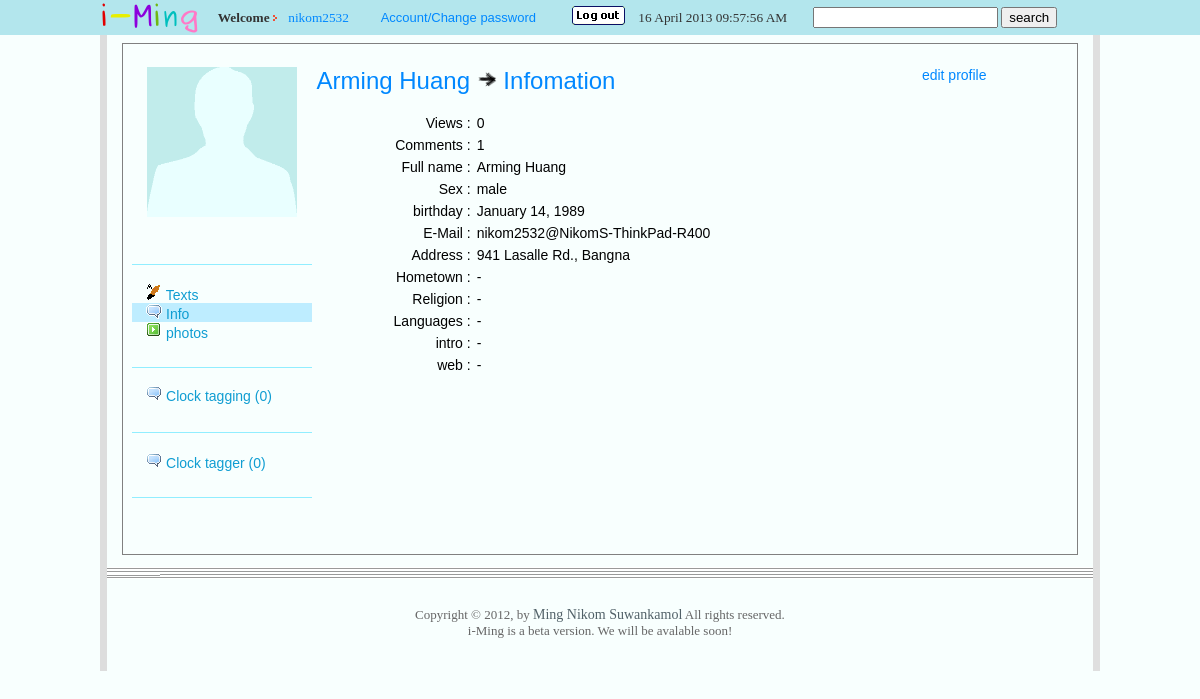
Page /main/my_info/index.php (signed in) on the committed database.
### tables this page shows
CREATE TABLE IF NOT EXISTS `social_iMing_customer_v3` (
  `userID` int(15) NOT NULL AUTO_INCREMENT,
  `username` varchar(20) NOT NULL,
  `password` varchar(100) NOT NULL,
  `name` varchar(100) NOT NULL,
  `sex` char(1) NOT NULL,
  `birthday` date NOT NULL,
  `email` varchar(150) NOT NULL,
  `address` text NOT NULL,
  `regis_date` datetime NOT NULL,
  `regis_ip` varchar(50) NOT NULL,
  `last_login` datetime NOT NULL,
  `enable` char(1) NOT NULL,
  `admin` char(1) NOT NULL,
  PRIMARY KEY (`userID`),
  UNIQUE KEY `email` (`email`),
  UNIQUE KEY `username` (`username`)
);

CREATE TABLE IF NOT EXISTS `social_iMing_customer_counts` (
  `id` int(255) NOT NULL AUTO_INCREMENT,
  `username` varchar(50) NOT NULL,
  `views` int(20) NOT NULL,
  `views_last_time` timestamp NOT NULL DEFAULT CURRENT_TIMESTAMP,
  `comments` int(11) NOT NULL,
  PRIMARY KEY (`username`),
  KEY `id` (`id`)
);

CREATE TABLE IF NOT EXISTS `social_iMing_customer_info` (
  `id` int(255) NOT NULL AUTO_INCREMENT,
  `username` varchar(50) NOT NULL,
  `profile_picture_id` int(200) NOT NULL,
  `Hometown` varchar(100) NOT NULL,
  `Religion` varchar(50) NOT NULL,
  `Languages` varchar(50) NOT NULL,
  `intro` longtext NOT NULL,
  `web` varchar(300) NOT NULL,
  PRIMARY KEY (`username`),
  KEY `id` (`id`)
);

### src/main/my_info/index.php (the view, shortened to what this page needs)
<?
$rootpath ="../../";
	$friend = $_GET["friend"];
	include($rootpath."include/index_head.php");
	if($_SESSION[su]!="")
	{
?>
<font size="3" color="#000000">
<br>
<div class="bodytext">
<table border="0" width="100%" align="center" VALIGN="top" cellpadding="0" cellspacing="0">
  <tr>
	<td align="center" VALIGN="top" width="20%">
		<?php
			if($friend != ""){
				$own_body = $friend;
			}
			else $own_body = $_SESSION[su];
			include($rootpath."include/body_Left_slide.php");
		?>
	</td>
	<td align="left" VALIGN="top" width="55%">
		<font size="5" color="#000000">
          <?php
            $SQL="SELECT * FROM social_iMing_customer_v3 where username='$own_body'";
            $result=mysql_query($SQL);
            while($rs=mysql_fetch_array($result)) {
				if($friend != "")
					echo "<a href=\"".$rootpath."main/text/?friend=".$rs[username]."\">".$rs[name]."</a>";
				else
					echo "<a href=\"".$rootpath."main/text/\">".$rs[name]."</a>";
			}
          ?>
			<img width="20" height="20" src="<?php echo $rootpath; ?>images/arr3.png">
			<?php if($friend != "") { ?>
				<a href="<?=$rootpath?>main/my_info/?friend=<?=$friend?>">Infomation</a>
			<?php }else{ ?>
				<a href="<?=$rootpath?>main/my_info/">Infomation</a>
			<?php } ?>
          <br />
		</font>
		<br />
		<table border="0" width="100%" align="center" VALIGN="top" cellpadding="2" cellspacing="2">
		  <tr>
			<td align="right" VALIGN="top" width="30%">
				Views :
			</td>
			<td align="left" VALIGN="top" width="70%">
				<?php
					$SQL="SELECT * FROM social_iMing_customer_counts where username='$own_body'";
					$result=mysql_query($SQL);
					while($rs=mysql_fetch_array($result)) {
						echo $rs[views];
					}
				?>
			</td>
		  </tr>
		  <tr>
			<td align="right" VALIGN="top" width="30%">
				Comments :
			</td>
			<td align="left" VALIGN="top" width="70%">
			  <?php
				  $view_count = 0;
				  $SQL_comment = "select * from social_iMing_comment where username='$own_body' ORDER BY `post_time` DESC";
				  $result_comm = mysql_query($SQL_comment);
				  while($rs_comm = mysql_fetch_array($result_comm))
				  {
					$view_count++;
				  }
				  echo $view_count;
			  ?>
			</td>
		  </tr>
		  <tr>
			<td align="right" VALIGN="top" width="30%">
			  <?php
			    $SQL="SELECT * FROM social_iMing_customer_v3 where username='$own_body'";
			    $result=mysql_query($SQL);
			    while($rs=mysql_fetch_array($result)) {
			  ?>
			  Full name :
			</td>
			<td align="left" VALIGN="top" width="70%">
			  <?php
			      echo $rs[name];
			  ?>
			</td>
		  </tr>
		  <tr>
			<td align="right" VALIGN="top" width="30%">
			  Sex :
			</td>
			<td align="left" VALIGN="top" width="70%">
			  <?php
			      if($rs[sex] == 'm')
			        echo "male";
			      else if($rs == 'f')
			        echo "male";
			      else{ echo "unknown"; }
			  ?>
			</td>
		  </tr>
		  <tr>
			<td align="right" VALIGN="top" width="30%">
			  birthday :
			</td>
			<td align="left" VALIGN="top" width="70%">
			  <?php
				  echo date('F d, Y', strtotime($rs[birthday]));
			  ?>
			</td>
		  </tr>
		  <tr>
			<td align="right" VALIGN="top" width="30%">
			  E-Mail :
			</td>
			<td align="left" VALIGN="top" width="70%">
			  <?php
			      echo $rs[email];
			  ?>
			</td>
		  </tr>
		  <tr>
			<td align="right" VALIGN="top" width="30%">
			  Address :
			</td>
			<td align="left" VALIGN="top" width="70%">
			  <?php
			      echo $rs[address];
				}
			  ?>
			</td>
		  </tr>
		  <tr>
			<td align="right" VALIGN="top" width="30%">
				Hometown :
			</td>
			<td align="left" VALIGN="top" width="70%">
			  <?php
			    $sql="SELECT * FROM social_iMing_customer_info where username='$own_body'";
			    $result=mysql_query($sql);
			    while($rs=mysql_fetch_array($result)) {
					if($rs[Hometown] != "")
						echo $rs[Hometown];
					else{ echo "-"; }
			  ?>
			</td>
		  </tr>
		  <tr>
			<td align="right" VALIGN="top" width="30%">
				Religion :
			</td>
			<td align="left" VALIGN="top" width="70%">
			  <?php
					if($rs[Religion] != "")
						echo $rs[Religion];
					else{ echo "-"; }
			  ?>
			</td>
		  </tr>
		  <tr>
			<td align="right" VALIGN="top" width="30%">
				Languages :
			</td>
			<td align="left" VALIGN="top" width="70%">
			  <?php
					if($rs[Languages] != "")
						echo $rs[Languages];
					else{ echo "-"; }
			  ?>
			</td>
		  </tr>
		  <tr>
			<td align="right" VALIGN="top" width="30%">
				intro :
			</td>
			<td align="left" VALIGN="top" width="70%">
			  <?php
					if($rs[intro] != "")
						for($ii=0;$ii<strlen($rs[intro]);$ii=$ii+55){
							echo substr($rs[intro],$ii,60)."<br>";
						}
					else{ echo "-"; }
			  ?>
			</td>
		  </tr>
		  <tr>
			<td align="right" VALIGN="top" width="30%">
				web :
			</td>
			<td align="left" VALIGN="top" width="70%">
			  <?php
					if($rs[web] != "")
						echo "<a href=\"".$rs[web]."\" target=\"_blank\">".$rs[web]."</a>";
					else{ echo "-"; }
				}
			  ?>
			</td>
		  </tr>
		</table>
	</td>
	<td align="center" VALIGN="top" width="25%">
		<a href="<?=$rootpath?>main/my_info/editprofile.php?edit=info">edit profile</a>
	</td>
  </tr>
</table>
</div>
</font>
<?
include($rootpath."include/index_bottom.php");
}
?>

### src/css/style.css (style rules this page uses)
.bodytext { font-family:'lucida grande',tahoma,verdana,arial,sans-serif ; font-size:14px; }

### src/include/index_head.php (style rules this page uses)
body { font-family: Arial, sans-serif }
A:link { COLOR: #0088ff; text-decoration: none; }

### rows in the picture
social_iming_customer_v3: name "Arming Huang", sex "male", birthday "January 14, 1989", email "nikom2532@NikomS-ThinkPad-R400", address "941 Lasalle Rd., Bangna"
social_iming_customer_counts: views "0"

### other values in the picture
$return_rows "0"
$view_count "1"
$_SESSION[su] "nikom2532"
